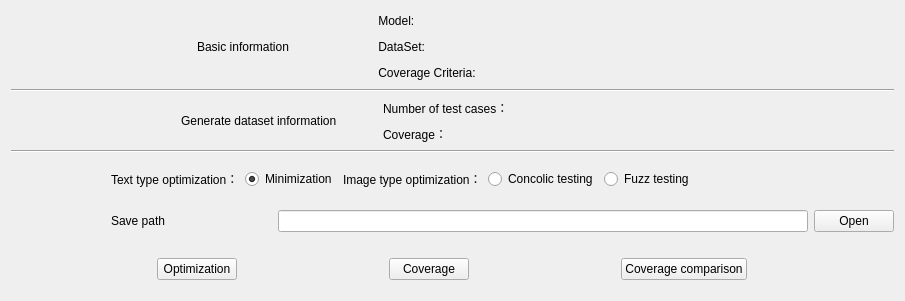
            <widget class="QWidget" name="tab_5">
             <attribute name="title">
              <string>Optimize test cases</string>
             </attribute>
             <layout class="QVBoxLayout" name="verticalLayout_13">
              <item>
               <layout class="QHBoxLayout" name="horizontalLayout_31" stretch="1,0,0,3">
                <item>
                 <spacer name="horizontalSpacer_28">
                  <property name="orientation">
                   <enum>Qt::Horizontal</enum>
                  </property>
                  <property name="sizeHint" stdset="0">
                   <size>
                    <width>40</width>
                    <height>20</height>
                   </size>
                  </property>
                 </spacer>
                </item>
                <item>
                 <widget class="QLabel" name="label_11">
                  <property name="text">
                   <string>Basic information</string>
                  </property>
                  <property name="alignment">
                   <set>Qt::AlignCenter</set>
                  </property>
                 </widget>
                </item>
                <item>
                 <spacer name="horizontalSpacer_20">
                  <property name="orientation">
                   <enum>Qt::Horizontal</enum>
                  </property>
                  <property name="sizeHint" stdset="0">
                   <size>
                    <width>40</width>
                    <height>20</height>
                   </size>
                  </property>
                 </spacer>
                </item>
                <item>
                 <layout class="QVBoxLayout" name="verticalLayout_10">
                  <item>
                   <layout class="QHBoxLayout" name="horizontalLayout_23" stretch="0,1,0,1,0">
                    <item>
                     <spacer name="horizontalSpacer_22">
                      <property name="orientation">
                       <enum>Qt::Horizontal</enum>
                      </property>
                      <property name="sizeHint" stdset="0">
                       <size>
                        <width>40</width>
                        <height>20</height>
                       </size>
                      </property>
                     </spacer>
                    </item>
                    <item>
                     <widget class="QLabel" name="label_13">
                      <property name="sizePolicy">
                       <sizepolicy hsizetype="Fixed" vsizetype="Preferred">
                        <horstretch>1</horstretch>
                        <verstretch>0</verstretch>
                       </sizepolicy>
                      </property>
                      <property name="text">
                       <string> Model: </string>
                      </property>
                     </widget>
                    </item>
                    <item>
                     <spacer name="horizontalSpacer_33">
                      <property name="orientation">
                       <enum>Qt::Horizontal</enum>
                      </property>
                      <property name="sizeHint" stdset="0">
                       <size>
                        <width>40</width>
                        <height>20</height>
                       </size>
                      </property>
                     </spacer>
                    </item>
                    <item>
                     <widget class="QLabel" name="model_lineEdit">
                      <property name="text">
                       <string/>
                      </property>
                      <property name="textInteractionFlags">
                       <set>Qt::TextBrowserInteraction</set>
                      </property>
                     </widget>
                    </item>
                    <item>
                     <spacer name="horizontalSpacer_18">
                      <property name="orientation">
                       <enum>Qt::Horizontal</enum>
                      </property>
                      <property name="sizeHint" stdset="0">
                       <size>
                        <width>40</width>
                        <height>20</height>
                       </size>
                      </property>
                     </spacer>
                    </item>
                   </layout>
                  </item>
                  <item>
                   <layout class="QHBoxLayout" name="horizontalLayout_26" stretch="0,1,0,1,0">
                    <item>
                     <spacer name="horizontalSpacer_23">
                      <property name="orientation">
                       <enum>Qt::Horizontal</enum>
                      </property>
                      <property name="sizeHint" stdset="0">
                       <size>
                        <width>40</width>
                        <height>20</height>
                       </size>
                      </property>
                     </spacer>
                    </item>
                    <item>
                     <widget class="QLabel" name="label_14">
                      <property name="sizePolicy">
                       <sizepolicy hsizetype="Fixed" vsizetype="Preferred">
                        <horstretch>1</horstretch>
                        <verstretch>0</verstretch>
                       </sizepolicy>
                      </property>
                      <property name="text">
                       <string> DataSet: </string>
                      </property>
                     </widget>
                    </item>
                    <item>
                     <spacer name="horizontalSpacer_32">
                      <property name="orientation">
                       <enum>Qt::Horizontal</enum>
                      </property>
                      <property name="sizeHint" stdset="0">
                       <size>
                        <width>40</width>
                        <height>20</height>
                       </size>
                      </property>
                     </spacer>
                    </item>
                    <item>
                     <widget class="QLabel" name="dataset_lineEdit">
                      <property name="text">
                       <string/>
                      </property>
                     </widget>
                    </item>
                    <item>
                     <spacer name="horizontalSpacer_19">
                      <property name="orientation">
                       <enum>Qt::Horizontal</enum>
                      </property>
                      <property name="sizeHint" stdset="0">
                       <size>
                        <width>40</width>
                        <height>20</height>
                       </size>
                      </property>
                     </spacer>
                    </item>
                   </layout>
                  </item>
                  <item>
                   <layout class="QHBoxLayout" name="horizontalLayout_27" stretch="0,1,0,1">
                    <item>
                     <spacer name="horizontalSpacer_24">
                      <property name="orientation">
                       <enum>Qt::Horizontal</enum>
                      </property>
                      <property name="sizeHint" stdset="0">
                       <size>
                        <width>40</width>
                        <height>20</height>
                       </size>
                      </property>
                     </spacer>
                    </item>
                    <item>
                     <widget class="QLabel" name="label_15">
                      <property name="sizePolicy">
                       <sizepolicy hsizetype="Fixed" vsizetype="Preferred">
                        <horstretch>1</horstretch>
                        <verstretch>0</verstretch>
                       </sizepolicy>
                      </property>
                      <property name="text">
                       <string> Coverage Criteria: </string>
                      </property>
                     </widget>
                    </item>
                    <item>
                     <spacer name="horizontalSpacer_31">
                      <property name="orientation">
                       <enum>Qt::Horizontal</enum>
                      </property>
                      <property name="sizeHint" stdset="0">
                       <size>
                        <width>40</width>
                        <height>20</height>
                       </size>
                      </property>
                     </spacer>
                    </item>
                    <item>
                     <widget class="QLabel" name="coverage_lineEdit">
                      <property name="text">
                       <string/>
                      </property>
                     </widget>
                    </item>
                   </layout>
                  </item>
                 </layout>
                </item>
               </layout>
              </item>
              <item>
               <widget class="Line" name="line_2">
                <property name="sizePolicy">
                 <sizepolicy hsizetype="Minimum" vsizetype="Fixed">
                  <horstretch>1</horstretch>
                  <verstretch>0</verstretch>
                 </sizepolicy>
                </property>
                <property name="orientation">
                 <enum>Qt::Horizontal</enum>
                </property>
               </widget>
              </item>
              <item>
               <layout class="QHBoxLayout" name="horizontalLayout_30" stretch="1,1,0,3">
                <item>
                 <spacer name="horizontalSpacer_29">
                  <property name="orientation">
                   <enum>Qt::Horizontal</enum>
                  </property>
                  <property name="sizeHint" stdset="0">
                   <size>
                    <width>40</width>
                    <height>20</height>
                   </size>
                  </property>
                 </spacer>
                </item>
                <item>
                 <widget class="QLabel" name="label_12">
                  <property name="sizePolicy">
                   <sizepolicy hsizetype="Fixed" vsizetype="Preferred">
                    <horstretch>0</horstretch>
                    <verstretch>0</verstretch>
                   </sizepolicy>
                  </property>
                  <property name="text">
                   <string>Generate dataset information</string>
                  </property>
                 </widget>
                </item>
                <item>
                 <spacer name="horizontalSpacer_25">
                  <property name="orientation">
                   <enum>Qt::Horizontal</enum>
                  </property>
                  <property name="sizeHint" stdset="0">
                   <size>
                    <width>40</width>
                    <height>20</height>
                   </size>
                  </property>
                 </spacer>
                </item>
                <item>
                 <layout class="QVBoxLayout" name="verticalLayout_12">
                  <item>
                   <layout class="QHBoxLayout" name="horizontalLayout_28" stretch="1,0,1">
                    <item>
                     <widget class="QLabel" name="label_16">
                      <property name="sizePolicy">
                       <sizepolicy hsizetype="Fixed" vsizetype="Preferred">
                        <horstretch>1</horstretch>
                        <verstretch>0</verstretch>
                       </sizepolicy>
                      </property>
                      <property name="text">
                       <string>Number of test cases：</string>
                      </property>
                     </widget>
                    </item>
                    <item>
                     <spacer name="horizontalSpacer_34">
                      <property name="orientation">
                       <enum>Qt::Horizontal</enum>
                      </property>
                      <property name="sizeHint" stdset="0">
                       <size>
                        <width>40</width>
                        <height>20</height>
                       </size>
                      </property>
                     </spacer>
                    </item>
                    <item>
                     <widget class="QLabel" name="testcase_lineEdit">
                      <property name="text">
                       <string/>
                      </property>
                     </widget>
                    </item>
                   </layout>
                  </item>
                  <item>
                   <layout class="QHBoxLayout" name="horizontalLayout_29" stretch="1,0,1">
                    <item>
                     <widget class="QLabel" name="label_17">
                      <property name="sizePolicy">
                       <sizepolicy hsizetype="Fixed" vsizetype="Preferred">
                        <horstretch>1</horstretch>
                        <verstretch>0</verstretch>
                       </sizepolicy>
                      </property>
                      <property name="text">
                       <string>Coverage：</string>
                      </property>
                     </widget>
                    </item>
                    <item>
                     <spacer name="horizontalSpacer_30">
                      <property name="orientation">
                       <enum>Qt::Horizontal</enum>
                      </property>
                      <property name="sizeHint" stdset="0">
                       <size>
                        <width>40</width>
                        <height>20</height>
                       </size>
                      </property>
                     </spacer>
                    </item>
                    <item>
                     <widget class="QLabel" name="cov_lineEdit">
                      <property name="text">
                       <string/>
                      </property>
                      <property name="textFormat">
                       <enum>Qt::AutoText</enum>
                      </property>
                     </widget>
                    </item>
                   </layout>
                  </item>
                 </layout>
                </item>
               </layout>
              </item>
              <item>
               <widget class="Line" name="line_3">
                <property name="orientation">
                 <enum>Qt::Horizontal</enum>
                </property>
               </widget>
              </item>
              <item>
               <layout class="QVBoxLayout" name="verticalLayout_19">
                <property name="topMargin">
                 <number>10</number>
                </property>
                <property name="bottomMargin">
                 <number>10</number>
                </property>
                <item>
                 <layout class="QHBoxLayout" name="horizontalLayout_32">
                  <property name="leftMargin">
                   <number>100</number>
                  </property>
                  <property name="rightMargin">
                   <number>200</number>
                  </property>
                  <property name="bottomMargin">
                   <number>5</number>
                  </property>
                  <item>
                   <layout class="QHBoxLayout" name="horizontalLayout_33">
                    <item>
                     <widget class="QLabel" name="label_29">
                      <property name="text">
                       <string>Text type optimization：</string>
                      </property>
                     </widget>
                    </item>
                    <item>
                     <widget class="QRadioButton" name="text_radioButton">
                      <property name="text">
                       <string>Minimization</string>
                      </property>
                      <property name="checked">
                       <bool>true</bool>
                      </property>
                     </widget>
                    </item>
                    <item>
                     <widget class="QLabel" name="label_10">
                      <property name="text">
                       <string>Image type optimization：</string>
                      </property>
                     </widget>
                    </item>
                    <item>
                     <widget class="QRadioButton" name="concolicButton">
                      <property name="text">
                       <string>Concolic testing</string>
                      </property>
                      <property name="checked">
                       <bool>false</bool>
                      </property>
                     </widget>
                    </item>
                    <item>
                     <widget class="QRadioButton" name="rbluradioButton">
                      <property name="text">
                       <string>Fuzz testing</string>
                      </property>
                      <property name="checked">
                       <bool>false</bool>
                      </property>
                     </widget>
                    </item>
                   </layout>
                  </item>
                 </layout>
                </item>
                <item>
                 <layout class="QHBoxLayout" name="horizontalLayout_34">
                  <property name="leftMargin">
                   <number>100</number>
                  </property>
                  <property name="topMargin">
                   <number>10</number>
                  </property>
                  <item>
                   <widget class="QLabel" name="label_40">
                    <property name="text">
                     <string>Save path</string>
                    </property>
                   </widget>
                  </item>
                  <item>
                   <layout class="QHBoxLayout" name="horizontalLayout_35" stretch="4,20,1">
                    <item>
                     <spacer name="horizontalSpacer_14">
                      <property name="orientation">
                       <enum>Qt::Horizontal</enum>
                      </property>
                      <property name="sizeHint" stdset="0">
                       <size>
                        <width>40</width>
                        <height>20</height>
                       </size>
                      </property>
                     </spacer>
                    </item>
                    <item>
                     <widget class="QLineEdit" name="optimizaLineEdit"/>
                    </item>
                    <item>
                     <widget class="QPushButton" name="opti_openButton">
                      <property name="text">
                       <string>Open</string>
                      </property>
                     </widget>
                    </item>
                   </layout>
                  </item>
                 </layout>
                </item>
                <item>
                 <layout class="QHBoxLayout" name="horizontalLayout_36">
                  <property name="topMargin">
                   <number>20</number>
                  </property>
                  <item>
                   <widget class="QPushButton" name="optimizeButton">
                    <property name="sizePolicy">
                     <sizepolicy hsizetype="Fixed" vsizetype="Fixed">
                      <horstretch>0</horstretch>
                      <verstretch>0</verstretch>
                     </sizepolicy>
                    </property>
                    <property name="text">
                     <string>Optimization</string>
                    </property>
                   </widget>
                  </item>
                  <item>
                   <widget class="QPushButton" name="optimize_coverage_pushButton">
                    <property name="sizePolicy">
                     <sizepolicy hsizetype="Fixed" vsizetype="Fixed">
                      <horstretch>0</horstretch>
                      <verstretch>0</verstretch>
                     </sizepolicy>
                    </property>
                    <property name="text">
                     <string>Coverage</string>
                    </property>
                   </widget>
                  </item>
                  <item>
                   <widget class="QPushButton" name="compare_coverage_pushButton">
                    <property name="sizePolicy">
                     <sizepolicy hsizetype="Fixed" vsizetype="Fixed">
                      <horstretch>0</horstretch>
                      <verstretch>0</verstretch>
                     </sizepolicy>
                    </property>
                    <property name="text">
                     <string>Coverage comparison</string>
                    </property>
                   </widget>
                  </item>
                 </layout>
                </item>
               </layout>
              </item>
             </layout>
            </widget>
